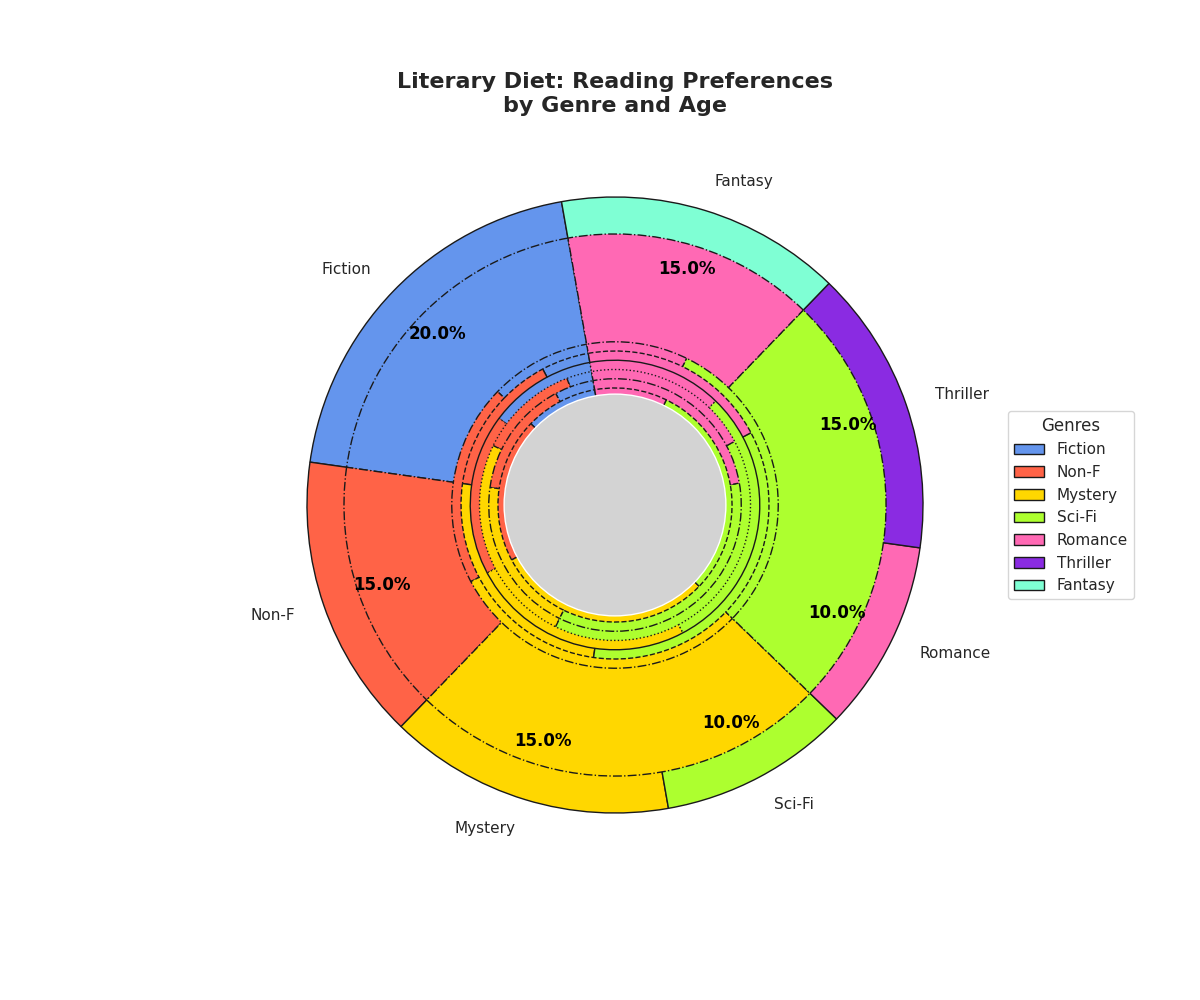

Write the Python code that produced this figure.
import matplotlib.pyplot as plt

genres = ['Fiction', 'Non-F', 'Mystery', 'Sci-Fi', 'Romance', 'Thriller', 'Fantasy']
overall_preference = [20, 15, 15, 10, 10, 15, 15]

age_distribution = {
    'Fiction': [10, 20, 30, 30, 10],
    'Non-Fiction': [5, 15, 20, 35, 25],
    'Mystery': [3, 12, 25, 40, 20],
    'Science Fiction': [12, 18, 25, 30, 15],
    'Romance': [5, 15, 25, 35, 20],
    'Thriller': [10, 20, 30, 30, 10],
    'Fantasy': [20, 15, 25, 25, 15],
}

colors = ['#6495ED', '#FF6347', '#FFD700', '#ADFF2F', '#FF69B4', '#8A2BE2', '#7FFFD4']
linestyle_choices = ['-', '--', '-.', ':']
marker_choices = ['o', '^', 's', 'D', 'X', '*']

fig, ax = plt.subplots(figsize=(12, 10))
wedges, texts, autotexts = ax.pie(
    overall_preference, 
    labels=genres, 
    colors=colors, 
    startangle=100, 
    wedgeprops=dict(width=0.4, edgecolor='k'), 
    autopct='%1.1f%%', 
    pctdistance=0.8
)

for i, genre in enumerate(age_distribution.keys()):
    marker_style = marker_choices[i % len(marker_choices)]
    linestyle = linestyle_choices[i % len(linestyle_choices)]
    ax.pie(
        age_distribution[genre], 
        radius=0.7+0.03*i, 
        colors=colors, 
        startangle=100, 
        wedgeprops=dict(width=0.35, edgecolor='k', linestyle=linestyle)
    )

centre_circle = plt.Circle((0, 0), 0.36, fc='lightgray')
fig.gca().add_artist(centre_circle)

for autotext in autotexts:
    autotext.set_color('black')
    autotext.set_weight('bold')

plt.title(
    "Literary Diet: Reading Preferences\nby Genre and Age",
    fontsize=16, 
    weight='bold'
)

ax.legend(wedges, genres, title="Genres", loc="center left", bbox_to_anchor=(1, 0, 0.5, 1))
plt.grid(True)

plt.show()
